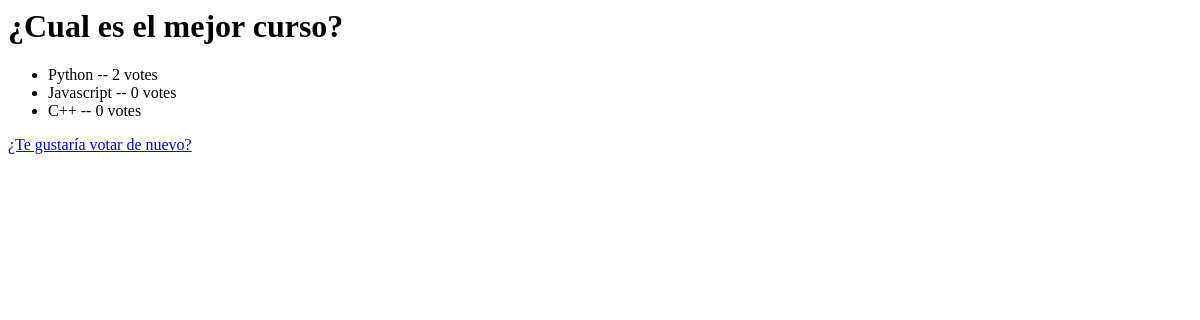
/polls/1/results/, run on an earlier commit of the app's database.
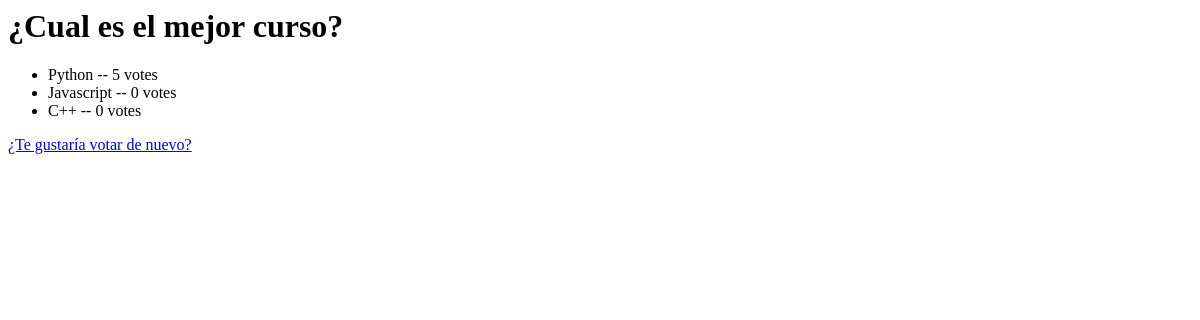
And on a later commit of the database.
### polls/models.py (models this page shows, shortened)
class Choice(models.Model):
    question = models.ForeignKey(Question, on_delete=models.CASCADE)
    choise_text = models.CharField(max_length=200)
    votes = models.IntegerField(default=0)

### polls/views.py (the view)
# urls.py: path("<int:pk>/results/", views.ResultView.as_view(), name="results"),
class ResultView(generic.DetailView):
    model = Question
    template_name = "polls/result.html"

### polls/templates/polls/result.html
<h1>{{ question.question_text }}</h1>
<ul>
{% for choice in question.choice_set.all %}
    <li>{{ choice.choise_text }} -- {{ choice.votes }} vote{{ choice.votes|pluralize }}</li>
{% endfor %}
</ul>
<a href="{% url 'polls:detail' question.id %}">¿Te gustaría votar de nuevo?</a>

What changed in the data, as far as the page shows it:
changed Choice "Python": votes "2" → "5"
